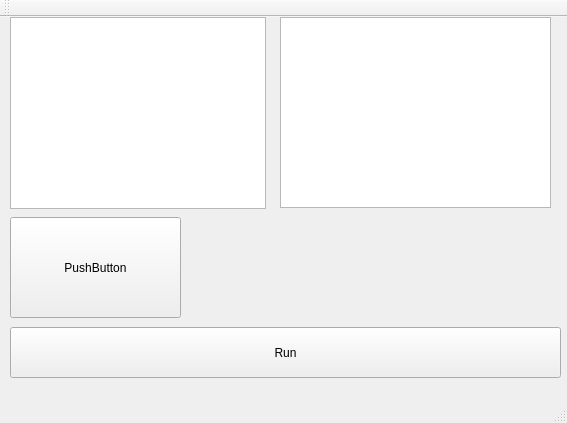
<?xml version="1.0" encoding="UTF-8"?>
<ui version="4.0">
 <class>MainWindow</class>
 <widget class="QMainWindow" name="MainWindow">
  <property name="geometry">
   <rect>
    <x>0</x>
    <y>0</y>
    <width>567</width>
    <height>423</height>
   </rect>
  </property>
  <property name="windowTitle">
   <string>MainWindow</string>
  </property>
  <widget class="QWidget" name="centralWidget">
   <widget class="QListWidget" name="listWidget">
    <property name="geometry">
     <rect>
      <x>10</x>
      <y>0</y>
      <width>256</width>
      <height>192</height>
     </rect>
    </property>
   </widget>
   <widget class="QPlainTextEdit" name="plainTextEdit">
    <property name="geometry">
     <rect>
      <x>280</x>
      <y>0</y>
      <width>271</width>
      <height>191</height>
     </rect>
    </property>
   </widget>
   <widget class="QPushButton" name="fileSelector">
    <property name="geometry">
     <rect>
      <x>10</x>
      <y>200</y>
      <width>171</width>
      <height>101</height>
     </rect>
    </property>
    <property name="text">
     <string>PushButton</string>
    </property>
   </widget>
   <widget class="QPushButton" name="runButton">
    <property name="geometry">
     <rect>
      <x>10</x>
      <y>310</y>
      <width>551</width>
      <height>51</height>
     </rect>
    </property>
    <property name="text">
     <string>Run</string>
    </property>
   </widget>
  </widget>
  <widget class="QMenuBar" name="menuBar">
   <property name="geometry">
    <rect>
     <x>0</x>
     <y>0</y>
     <width>567</width>
     <height>22</height>
    </rect>
   </property>
  </widget>
  <widget class="QToolBar" name="mainToolBar">
   <attribute name="toolBarArea">
    <enum>TopToolBarArea</enum>
   </attribute>
   <attribute name="toolBarBreak">
    <bool>false</bool>
   </attribute>
  </widget>
  <widget class="QStatusBar" name="statusBar"/>
 </widget>
 <layoutdefault spacing="6" margin="11"/>
 <resources/>
 <connections/>
</ui>
